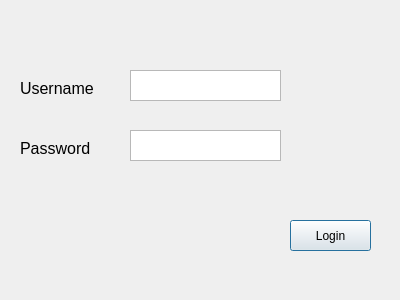
<?xml version="1.0" encoding="UTF-8"?>
<ui version="4.0">
 <class>AddAccountPage</class>
 <widget class="QDialog" name="AddAccountPage">
  <property name="geometry">
   <rect>
    <x>0</x>
    <y>0</y>
    <width>400</width>
    <height>300</height>
   </rect>
  </property>
  <property name="windowTitle">
   <string>Dialog</string>
  </property>
  <widget class="QLabel" name="label">
   <property name="geometry">
    <rect>
     <x>20</x>
     <y>80</y>
     <width>111</width>
     <height>16</height>
    </rect>
   </property>
   <property name="font">
    <font>
     <pointsize>12</pointsize>
    </font>
   </property>
   <property name="text">
    <string>Username</string>
   </property>
  </widget>
  <widget class="QTextEdit" name="LoginPassword">
   <property name="geometry">
    <rect>
     <x>130</x>
     <y>130</y>
     <width>151</width>
     <height>31</height>
    </rect>
   </property>
  </widget>
  <widget class="QPushButton" name="LoginToAccBtn">
   <property name="geometry">
    <rect>
     <x>290</x>
     <y>220</y>
     <width>81</width>
     <height>31</height>
    </rect>
   </property>
   <property name="text">
    <string>Login</string>
   </property>
  </widget>
  <widget class="QLabel" name="Isfound_Label">
   <property name="geometry">
    <rect>
     <x>60</x>
     <y>200</y>
     <width>101</width>
     <height>61</height>
    </rect>
   </property>
   <property name="text">
    <string/>
   </property>
  </widget>
  <widget class="QTextEdit" name="LoginUsername">
   <property name="geometry">
    <rect>
     <x>130</x>
     <y>70</y>
     <width>151</width>
     <height>31</height>
    </rect>
   </property>
  </widget>
  <widget class="QLabel" name="label_2">
   <property name="geometry">
    <rect>
     <x>20</x>
     <y>140</y>
     <width>111</width>
     <height>16</height>
    </rect>
   </property>
   <property name="font">
    <font>
     <pointsize>12</pointsize>
    </font>
   </property>
   <property name="text">
    <string>Password</string>
   </property>
  </widget>
 </widget>
 <resources/>
 <connections/>
</ui>
